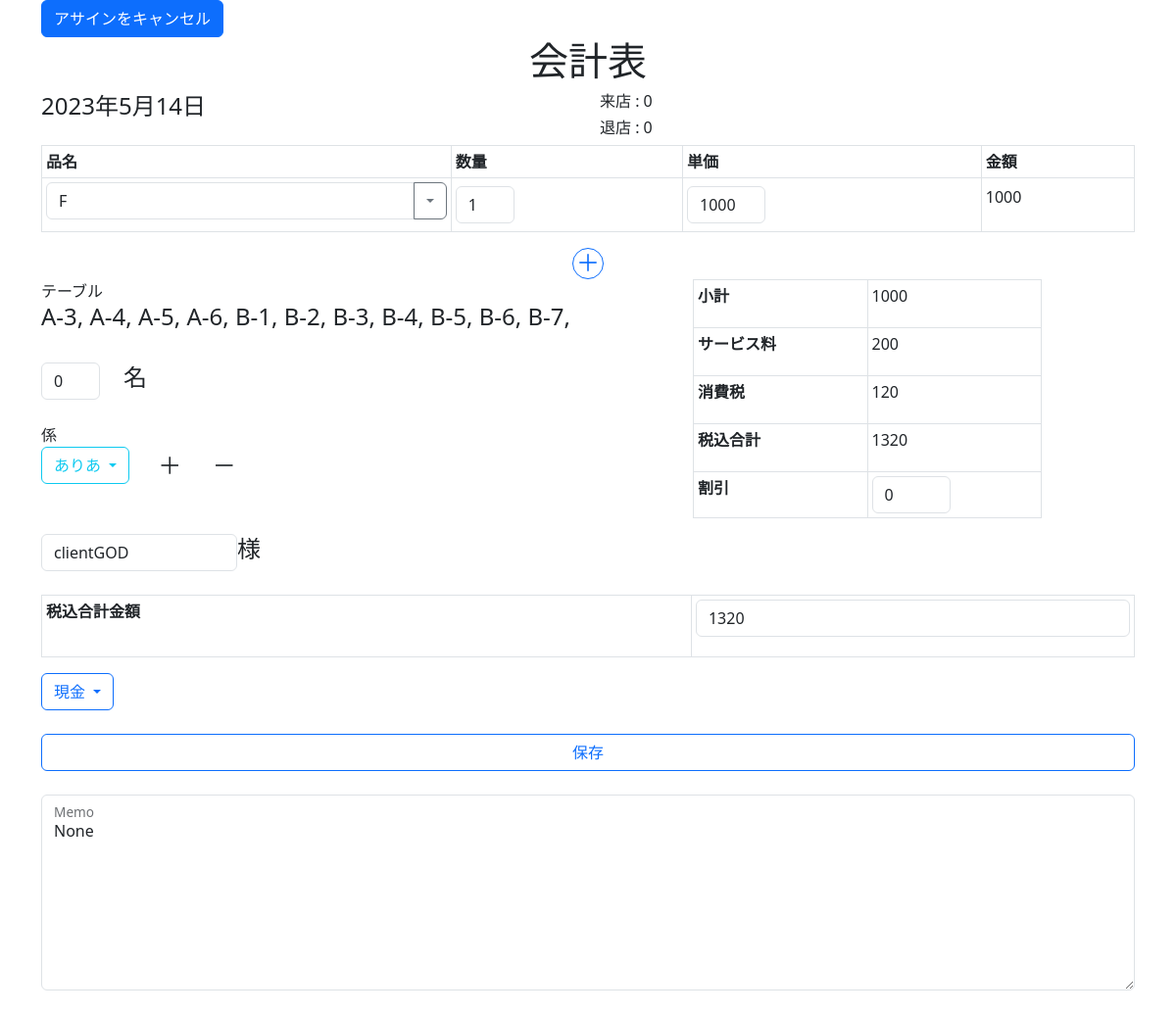
Before: /checksheet/1 with the older database file.
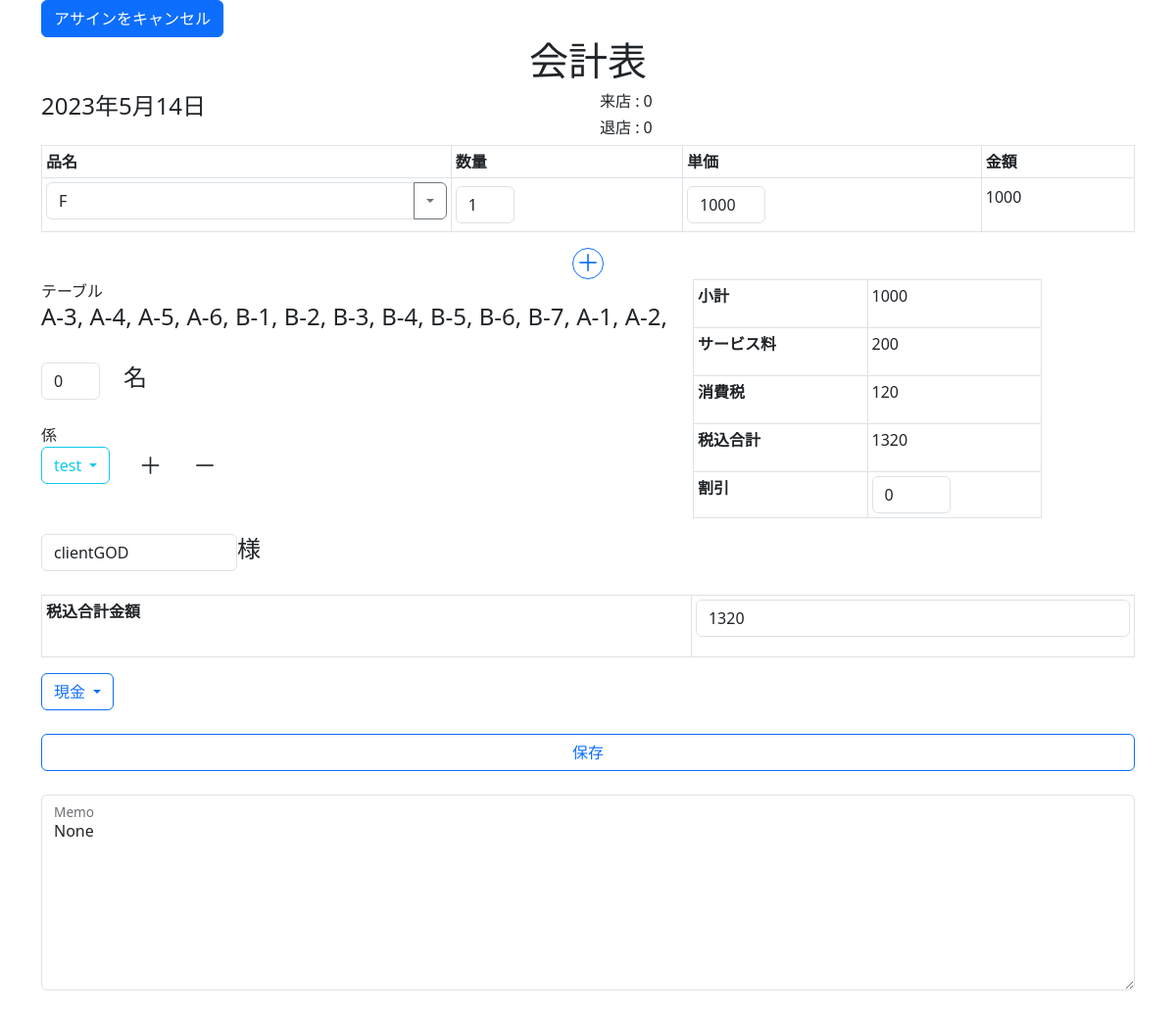
After: the same page with the newer database file.
### attendance/models.py (models this page shows)
class Item(models.Model):
    item_name = models.CharField(max_length=20, null=True)
    item_num = models.IntegerField()
    item_cost = models.IntegerField()
    checkSheet = models.ForeignKey(CheckSheet, on_delete=models.CASCADE)
    Menu = models.ForeignKey(ItemMenu, on_delete=models.CASCADE)
    def __str__(self):
        return self.item_name

class Seat(models.Model):
    Seat_ID = models.CharField(max_length=10, null=True)
    CheckSheet = models.ForeignKey(CheckSheet, on_delete=models.CASCADE)
    pos_x = models.IntegerField(default=0)
    pos_y = models.IntegerField(default=0)
    is_use = models.BooleanField(default=False)
    def __str__(self):
        return self.Seat_ID

class Account(models.Model):
    user = models.OneToOneField(User, on_delete=models.CASCADE)
    is_working = models.BooleanField(default=False)
    start_time = models.DateTimeField(verbose_name="開始時間")
    end_time = models.DateTimeField(verbose_name="終了時間")
    start_overtime = models.CharField(max_length=20, null=True)
    end_overtime = models.CharField(max_length=20, null=True)
    is_sending = models.BooleanField(default=False)
    def __str__(self):
        return self.user.username

### attendance/views.py (the view, shortened to what this page needs)
# urls.py: path("checksheet/<int:pk>", views.CheckEditer.as_view(), name="CheckSheet"),
class CheckEditer(TemplateView):
    def get(self, request, pk):
        context = {
            "Staff": Account.objects.all(),
            "CheckSheet": get_object_or_404(CheckSheet, pk=pk),
            "Menu": get_object_or_404(ItemMenu, menu="Default"),
            }
        return render(request,"attendance/checksheet.html", context)

### attendance/models.py (called while the page is built)
    def __str__(self):
        return self.client_name

### templates/attendance/checksheet.html (shortened to what the changed rows need)
{% extends "attendance/DB5_base.html" %}
{% block body %}
<div class="container">
    <form action="{% url 'CheckSheet' pk=CheckSheet.pk %}" method="post">
        <header>
        <h1 class="text-center">会計表</h1>
    </header>
    <main>
        <div class="row">
        <div style="margin: 20px 50;">
        <table class="table table-bordered table-sm align-middle" name="order_table">
            <thead>
              <tr>
                <th scope="col">品名</th>
                <th scope="col">数量</th>
                <th scope="col">単価</th>
                <th scope="col">金額</th>
              </tr>
            </thead>
            <tbody id="order">
                {% for item in CheckSheet.item_set.all %}
                    <tr id="item_field">
                        <td>
                            <div class="input-group mb-2" name="item_name">
                                <input type="text" name="item_name" class="form-control" aria-label="Text input with dropdown button" value="{{item.item_name}}" style="width: 80px;">
                                <button class="btn btn-outline-secondary dropdown-toggle" type="button" data-bs-toggle="dropdown" aria_expanded="true"></button>
                            </div>
                        </td>
                        <td>
                            <input type="number" name="item_num" id="itemNumber" class="form-control" value="{{item.item_num}}" style="width: 60px;"/>
                        </td>
                        <td>
                            <input type="text" pattern="^[0-9]+$" name="item_cost" id="itemCost" class="form-control" value="{{item.item_cost}}" style="width: 80px;"/>
                        </td>
                        <td>
                            <p name="total">0</p>
                        </td>
                    </tr>
                {% endfor %}
            </tbody>
        </table>
        <div class="row">
            <div class="col-7">
                <label for="table-id">テーブル</label>
                <h4 id="table-id">
                {% for seat in CheckSheet.seat_set.all %}
                    {{seat}},
                {% endfor %}
                </h4>
                <br>
                <div class="row">
                    <div class="d-flex align-items-center">
                    </div>
                </div>
                <br>
                <div class="row" id="all_staff">
                    <label for="dropdownMenuButton1">係</label><br>
                    <div class="col-auto">
                        <div class="row" name="staffs">
                            <div class="col-auto" name="staff_select">
                                <button class="btn btn-outline-info dropdown-toggle" type="button" id="dropdownMenuButton1" data-bs-toggle="dropdown" aria-expanded="false">
                                    {% for account in Staff|slice:":1" %}
                                    {% if not account.user.username == "admin" %}
                                        {{account}}
                                    {% endif %}
                                    {% endfor %}
                                </button>
                            </div>
                        </div>
                    </div>
                    <div class="col-1">
                    </div>
                    <div class="col-1">
                    </div>
                </div>
            </div>
            <div class="col-4">
                <table class="table table-bordered table-sm">
                    <tbody>
                        <tr>
                            <th scope="row">小計</th>
                        </tr>
                        <tr>
                            <th scope="row">サービス料</th>
                        </tr>
                        <tr>
                            <th scope="row">消費税</th>
                        </tr>
                        <tr>
                            <th scope="row">税込合計</th>
                        </tr>
                        <tr>
                            <th scope="row">割引</th>
                        </tr>
                    </tbody>
                </table>
            </div>
        </div>
        <br>
        <div>
            <table class="table table-bordered table-sm">
                <tbody>
                    <tr>
                        <th scope="row">税込合計金額</th>
                    </tr>
                </tbody>
            </table>
        <br>
        <br>
        <br>
    </main>
    </form>
</div>
{% endblock body %}

Changed rows visible on the page:
removed Account: user.username "ありあ"
added Seat: Seat_ID "A-1"
added Seat: Seat_ID "A-2"
added Account: user.username "test"
